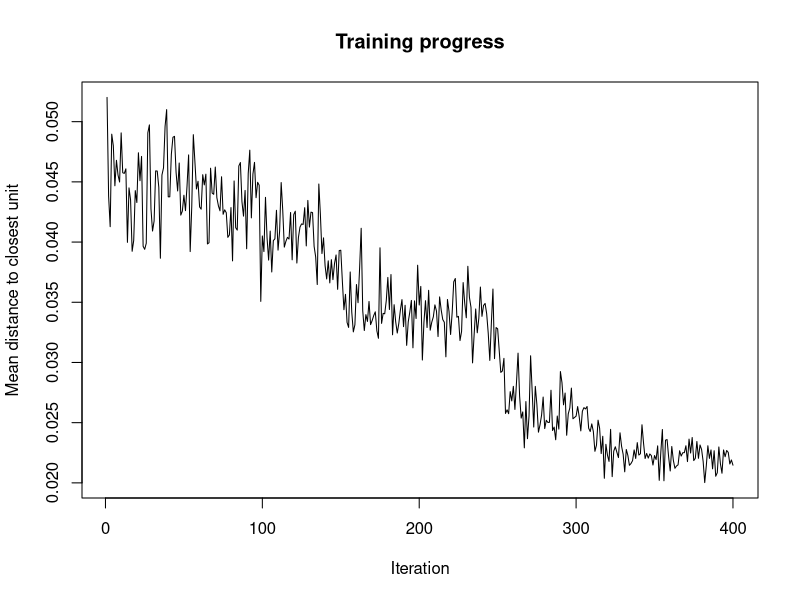
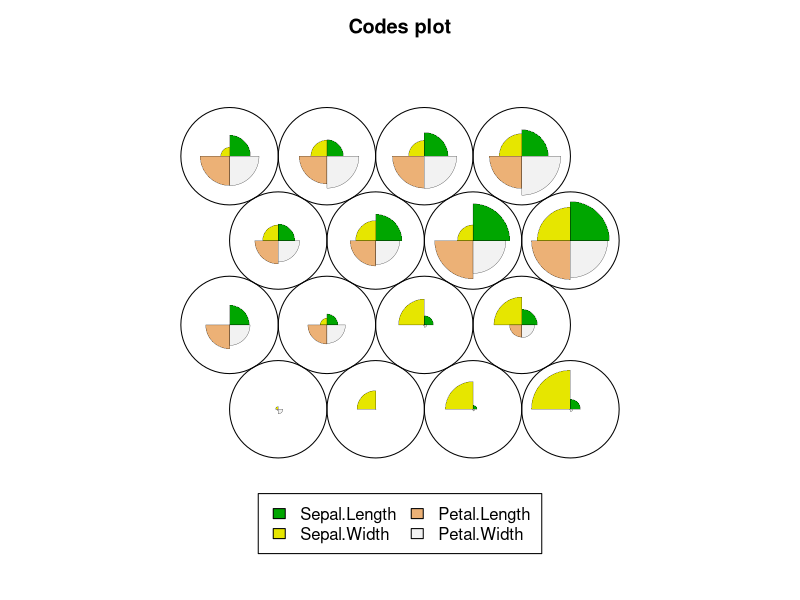
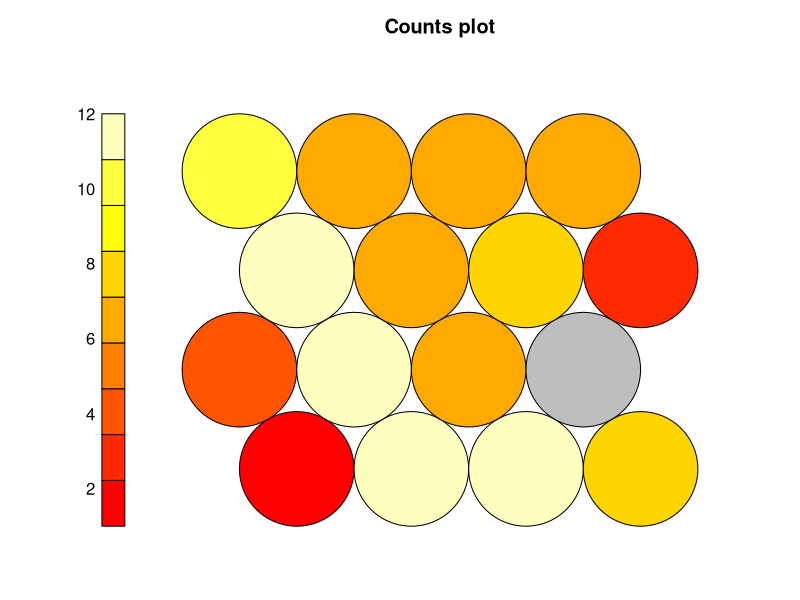
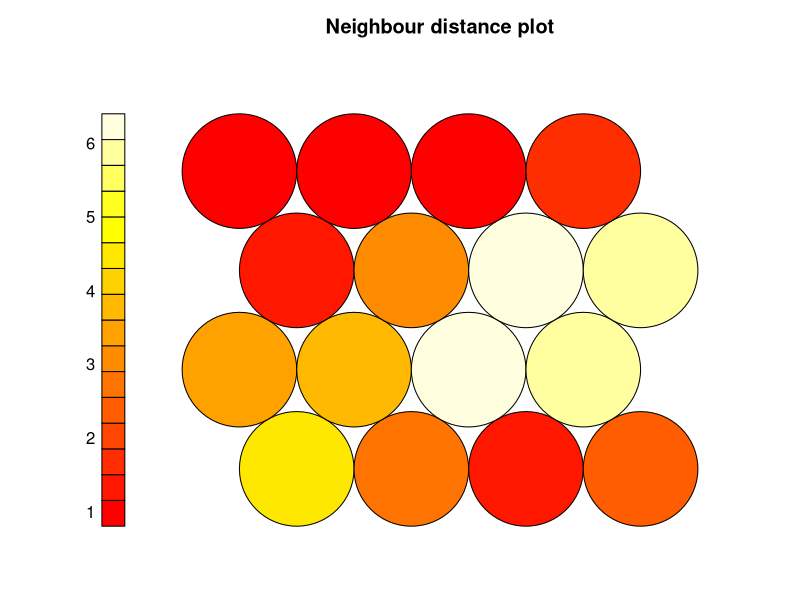
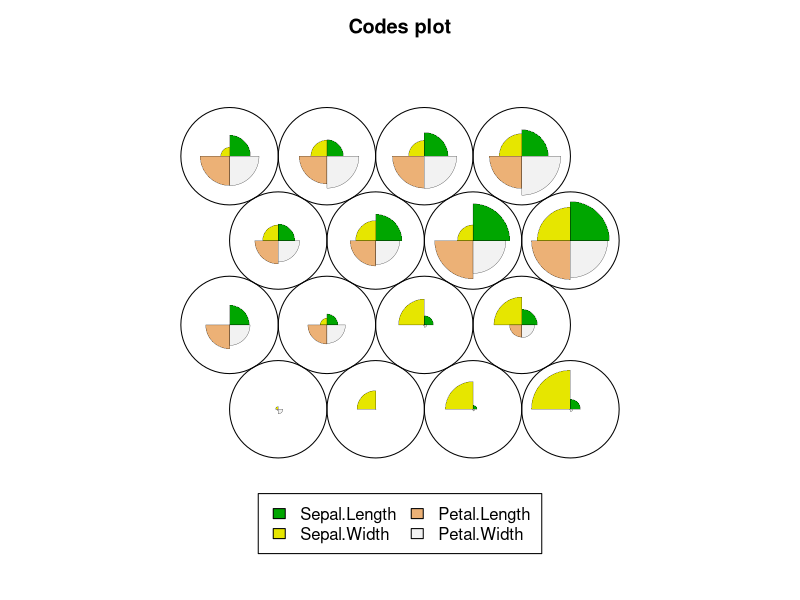
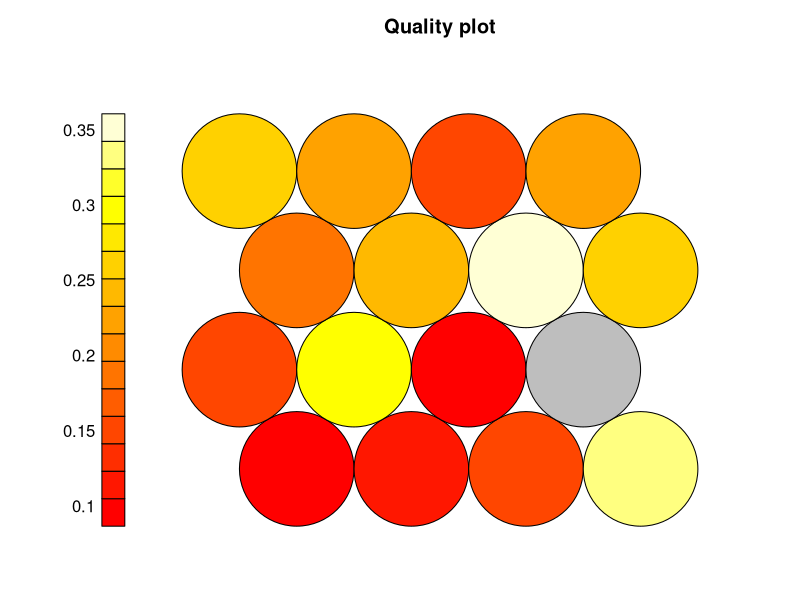

The R source for these figures, in order: (Note: this script raises an error after producing the figures.)
####	Kohonen Self Organizin Map Example	 ####
####	Script Name: PresentationCodeV1.R

#-------------------------------------------------------------------------#
####	Description:	 ####
# This script will generate a Kohonen Self Organizing Map (KSOM) on the iris example data.  The goals of the analysis conducted in this script are to:
#   - us the KSOM to artificially generate a supervised variable using an un-supervised learning process.
#   - evaluate the accuracy of that learning process' classification based upon the "true" outcome.


####	Script Dependencies	 ####
set.seed(123)

####  ## Package Dependencies:
# packageurl <- "https://cran.r-project.org/src/contrib/Archive/kohonen/kohonen_2.0.19.tar.gz"
# install.packages(packageurl, repos = NULL, type = "source")
library(kohonen)
library(class)
library(ggplot2)
library(dplyr)
library(gridExtra)

####  ## Set Working Directory
WD="/Users/lee/Documents/GitHub/SelfOrganizingMaps/Presentation/PresentationCode/FinalCode" # <-- Replace ____ with working directory
setwd(WD)

####  Data Dependencies:

##### Import & attach mtcars data set
data("iris")
attach(iris)

#### Re-structure data variables:

## Outcome classification variable
levels(Species) = c("S", "Ve", "Vi")
iris$Species = Species
dat=iris
#-------------------------------------------------------------------------#
####	Begin Script	 ####
#-------------------------------------------------------------------------#

# Data subsets for summaries
dat.s =dat[which(dat$Species=="S"),]
dat.ve=dat[which(dat$Species=="Ve"),]
dat.vi=dat[which(dat$Species=="Vi"),]

# Create Meta-variables that will be used for ranking clusters
dat$SumOfAll=Sepal.Length+Sepal.Width+Petal.Length+Petal.Width
dat$ProdOfAll=Sepal.Length*Sepal.Width*Petal.Length*Petal.Width

# S.index =which(dat$Species=="S")
# Ve.index=which(dat$Species=="Ve")
# Vi.index=which(dat$Species=="Vi")
#

# Meta-variable plots used in paper
# p1sum=ggplot(dat, aes(x=Petal.Length, y=SumOfAll, color=Species))+
#   geom_point()+
#   xlab("Petal Length")+
#   ylab("Sum of All Variables")+
#   theme(legend.position = "none")
# p2sum=ggplot(dat, aes(x=Petal.Width, y=SumOfAll, color=Species))+
#   geom_point()+
#   xlab("Petal Width")+
#   ylab("Sum of All Variables")+
#   theme(legend.position = "none")
# p3sum=ggplot(dat, aes(x=Sepal.Length, y=SumOfAll, color=Species))+
#   geom_point()+
#   xlab("Sepal Length")+
#   ylab("Sum of All Variables")+
#   theme(legend.position = "none")
# p4sum=ggplot(dat, aes(x=Sepal.Width, y=SumOfAll, color=Species))+
#   geom_point()+
#   xlab("Sepal Width")+
#   ylab("Sum of All Variables")+
#   theme(legend.position = "none")
# grid.arrange(p1sum, p2sum,p3sum, p4sum, ncol=2)
#
# p1prod=ggplot(dat, aes(x=Petal.Length, y=ProdOfAll, color=Species))+
#   geom_point()+
#   xlab("Petal Length")+
#   ylab("Product of All Variables")+
#   theme(legend.position = "none")
# p2prod=ggplot(dat, aes(x=Petal.Width, y=ProdOfAll, color=Species))+
#   geom_point()+
#   xlab("Petal Width")+
#   ylab("Product of All Variables")+
#   theme(legend.position = "none")
# p3prod=ggplot(dat, aes(x=Sepal.Length, y=ProdOfAll, color=Species))+
#   geom_point()+
#   xlab("Sepal Length")+
#   ylab("Product of All Variables")+
#   theme(legend.position = "none")
# p4prod=ggplot(dat, aes(x=Sepal.Width, y=ProdOfAll, color=Species))+
#   geom_point()+
#   xlab("Sepal Width")+
#   ylab("Product of All Variables")+
#   theme(legend.position = "none")
# grid.arrange(p1prod, p2prod,p3prod, p4prod, ncol=2)
#
#
# p=ggplot(dat, aes(x=SumOfAll, y=ProdOfAll, color=Species))+
#   geom_point()+
#   xlab("Sum of All Variables")+
#   ylab("Product of All Variables")
# p

# Create training and test data
len.train=floor(150*0.75)

index.dat=1:150
train.index=sample(index.dat, len.train, replace = F)
test.index=index.dat[-train.index]

dat.in = iris[,1:4]

dat.train=dat.in[train.index,]
dat.train=scale(dat.train)
df.dat.train=data.frame(dat.train)

dat.test=dat.in[test.index,]
dat.test=scale(dat.test,
               center = attr(dat.train, "scaled:center"),
               scale = attr(dat.train, "scaled:scale"))
df.dat.test=data.frame(dat.test)

dat.full.train=dat[train.index,]
dat.full.test=dat[test.index,]


### Unsupervised learning

# Specify Outcome Mapping
out.grid = somgrid(xdim=4, ydim = 4, topo = "hexagonal")

# Create Clustering
som.out = som(dat.train, grid=out.grid, rlen = 400)


# Create Convergence Plot
plot(som.out, type = 'changes')

# Possible Plots
plot(som.out)
plot(som.out, type = 'count')
plot(som.out, type = 'dist.neighbours')
plot(som.out, type = 'codes')
plot(som.out, type = 'quality')

# Store SOM Cluster Assignments
somOut.16=as.factor(som.out$unit.classif)
df.dat.train$somOut.16=somOut.16

# Assign Hierarchical Clustering Values to SOM Clusters
hclust(dist(som.out$codes))
plot(hclust(dist(som.out$codes)))
class.cuts=cutree(hclust(dist(som.out$codes)),3)
plot(som.out, type = 'codes', bgcol = rainbow(3)[class.cuts])
add.cluster.boundaries(som.out, class.cuts)
ones=c(16,12,11,15)
twos=c(2,3,4,7,8)
somOut.3=c()
df.dat.train$somOut.16=as.factor(df.dat.train$somOut.16)
for(i in 1:112){
  if(df.dat.train$somOut.16[i] %in% ones){
    somOut.3[i]=1
  }
  else if(df.dat.train$somOut.16[i] %in% twos){
    somOut.3[i]=2
  } else {somOut.3[i]=3}
}

df.dat.train$somOut.3=as.factor(somOut.3)

df.dat.train$ProdOfAll=df.dat.train$Sepal.Length*df.dat.train$Sepal.Width*df.dat.train$Petal.Length*df.dat.train$Petal.Width
df.dat.train$SumOfAll =df.dat.train$Sepal.Length+df.dat.train$Sepal.Width+df.dat.train$Petal.Length+df.dat.train$Petal.Width

df.dat.train.table.summary.som3.Prod = df.dat.train %>% group_by(somOut.3) %>% summarise(mean(ProdOfAll))
df.dat.train.table.summary.som3.Prod

df.dat.train.table.summary.som3.Sum  = df.dat.train %>% group_by(somOut.3) %>% summarise(mean(SumOfAll))
df.dat.train.table.summary.som3.Sum

df.dat.train.table.summary.som3.Sum  = df.dat.train %>% group_by(somOut.3) %>% summarise(mean(Sepal.Length))
df.dat.train.table.summary.som3.Sum

df.dat.train.table.summary.som3.Sum  = df.dat.train %>% group_by(somOut.3) %>% summarise(mean(Sepal.Width))
df.dat.train.table.summary.som3.Sum

df.dat.train.table.summary.som3.Sum  = df.dat.train %>% group_by(somOut.3) %>% summarise(mean(Petal.Length))
df.dat.train.table.summary.som3.Sum

df.dat.train.table.summary.som3.Sum  = df.dat.train %>% group_by(somOut.3) %>% summarise(mean(Petal.Width))
df.dat.train.table.summary.som3.Sum

somMap.train=c()
for(i in 1:112){
  if(df.dat.train$somOut.3[i]==1){
    somMap.train[i]="Vi"
  }
  else if(df.dat.train$somOut.3[i]==2){
    somMap.train[i]="S"
  } else {somMap.train[i]="Ve"}
}

df.dat.train$somMap.train=somMap.train

length(which(dat.full.train$Species == df.dat.train$somMap.train))/112

####  Supervised
som.out.sup.1=predict(som.out,
                    newdata = dat.test,
                    trainX = dat.train,
                    trainY = dat.full.train$Species)
acc.trainY.truth=length(which(dat.full.test$Species == som.out.sup.1$prediction))/38
acc.trainY.truth
#-------------------------------------------------------------------------#
####	End Script	 ####
#-------------------------------------------------------------------------#





#-------------------------------------------------------------------------#
#####	Post-Script	#####

####  Notes:

####  Compilation Errors:

####  Execution Errors:

####  Next Scripts to Consider:

#-------------------------------------------------------------------------#
